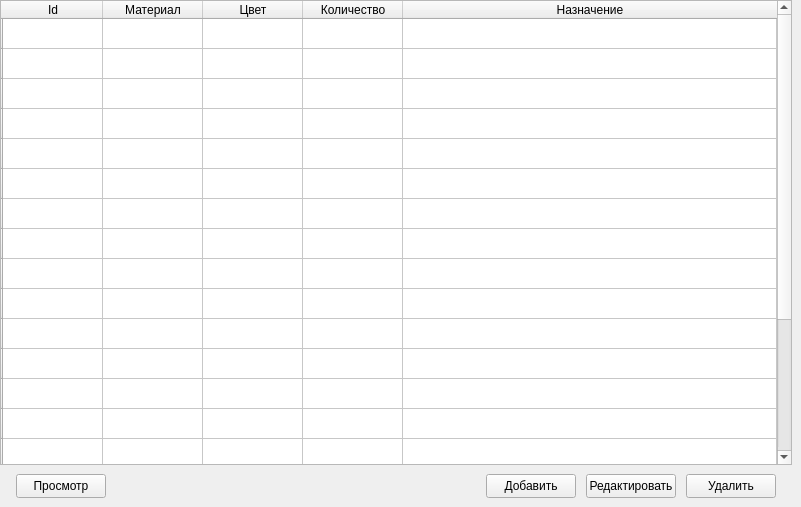
      <widget class="QWidget" name="tab_7">
       <attribute name="title">
        <string>Пряжа</string>
       </attribute>
       <widget class="QTableWidget" name="tableWidget_3">
        <property name="geometry">
         <rect>
          <x>0</x>
          <y>0</y>
          <width>792</width>
          <height>465</height>
         </rect>
        </property>
        <attribute name="horizontalHeaderHighlightSections">
         <bool>true</bool>
        </attribute>
        <attribute name="horizontalHeaderStretchLastSection">
         <bool>true</bool>
        </attribute>
        <row>
         <property name="text">
          <string/>
         </property>
        </row>
        <row>
         <property name="text">
          <string/>
         </property>
        </row>
        <row>
         <property name="text">
          <string/>
         </property>
        </row>
        <row>
         <property name="text">
          <string/>
         </property>
        </row>
        <row>
         <property name="text">
          <string/>
         </property>
        </row>
        <row>
         <property name="text">
          <string/>
         </property>
        </row>
        <row>
         <property name="text">
          <string/>
         </property>
        </row>
        <row>
         <property name="text">
          <string/>
         </property>
        </row>
        <row>
         <property name="text">
          <string/>
         </property>
        </row>
        <row>
         <property name="text">
          <string/>
         </property>
        </row>
        <row>
         <property name="text">
          <string/>
         </property>
        </row>
        <row>
         <property name="text">
          <string/>
         </property>
        </row>
        <row>
         <property name="text">
          <string/>
         </property>
        </row>
        <row>
         <property name="text">
          <string/>
         </property>
        </row>
        <row>
         <property name="text">
          <string/>
         </property>
        </row>
        <row>
         <property name="text">
          <string/>
         </property>
        </row>
        <row>
         <property name="text">
          <string/>
         </property>
        </row>
        <row>
         <property name="text">
          <string/>
         </property>
        </row>
        <row>
         <property name="text">
          <string/>
         </property>
        </row>
        <row>
         <property name="text">
          <string/>
         </property>
        </row>
        <column>
         <property name="text">
          <string>Id</string>
         </property>
        </column>
        <column>
         <property name="text">
          <string>Материал</string>
         </property>
        </column>
        <column>
         <property name="text">
          <string>Цвет</string>
         </property>
        </column>
        <column>
         <property name="text">
          <string>Количество</string>
         </property>
        </column>
        <column>
         <property name="text">
          <string>Назначение</string>
         </property>
        </column>
       </widget>
       <widget class="QPushButton" name="pushButton_17">
        <property name="geometry">
         <rect>
          <x>686</x>
          <y>474</y>
          <width>90</width>
          <height>24</height>
         </rect>
        </property>
        <property name="text">
         <string>Удалить</string>
        </property>
       </widget>
       <widget class="QPushButton" name="pushButton_18">
        <property name="geometry">
         <rect>
          <x>586</x>
          <y>474</y>
          <width>90</width>
          <height>24</height>
         </rect>
        </property>
        <property name="text">
         <string>Редактировать</string>
        </property>
       </widget>
       <widget class="QPushButton" name="pushButton_19">
        <property name="geometry">
         <rect>
          <x>16</x>
          <y>474</y>
          <width>90</width>
          <height>24</height>
         </rect>
        </property>
        <property name="text">
         <string>Просмотр</string>
        </property>
       </widget>
       <widget class="QPushButton" name="pushButton_20">
        <property name="geometry">
         <rect>
          <x>486</x>
          <y>474</y>
          <width>90</width>
          <height>24</height>
         </rect>
        </property>
        <property name="text">
         <string>Добавить</string>
        </property>
       </widget>
      </widget>
